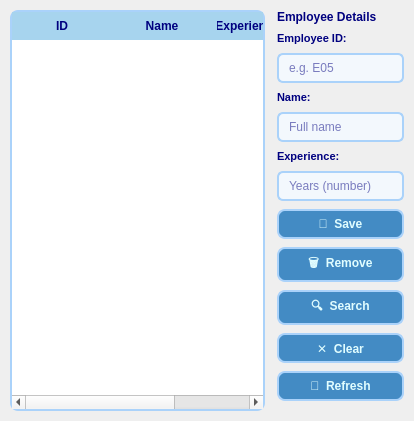
        <widget class="QWidget" name="tabEmployees">
         <attribute name="title">
          <string>💼  Employees</string>
         </attribute>
         <layout class="QHBoxLayout" name="empTabLayout" stretch="2,1">
          <property name="spacing">
           <number>12</number>
          </property>
          <property name="leftMargin">
           <number>10</number>
          </property>
          <property name="topMargin">
           <number>10</number>
          </property>
          <property name="rightMargin">
           <number>10</number>
          </property>
          <property name="bottomMargin">
           <number>10</number>
          </property>
          <item>
           <widget class="QTableWidget" name="tableEmployees">
            <property name="styleSheet">
             <string notr="true">QTableWidget { background-color: white; border: 2px solid rgb(170, 210, 250); border-radius: 8px; gridline-color: rgb(215, 233, 255); } QHeaderView::section { background-color: rgb(167, 212, 238); color: rgb(0, 0, 127); font-weight: bold; padding: 5px; border: none; }</string>
            </property>
            <property name="editTriggers">
             <set>QAbstractItemView::NoEditTriggers</set>
            </property>
            <property name="selectionBehavior">
             <enum>QAbstractItemView::SelectRows</enum>
            </property>
            <attribute name="verticalHeaderVisible">
             <bool>false</bool>
            </attribute>
            <column>
             <property name="text">
              <string>ID</string>
             </property>
            </column>
            <column>
             <property name="text">
              <string>Name</string>
             </property>
            </column>
            <column>
             <property name="text">
              <string>Experience (yrs)</string>
             </property>
            </column>
           </widget>
          </item>
          <item>
           <layout class="QVBoxLayout" name="empFormLayout">
            <property name="spacing">
             <number>8</number>
            </property>
            <property name="leftMargin">
             <number>0</number>
            </property>
            <property name="topMargin">
             <number>0</number>
            </property>
            <property name="rightMargin">
             <number>0</number>
            </property>
            <property name="bottomMargin">
             <number>0</number>
            </property>
            <item>
             <widget class="QLabel" name="lblEmpTitle">
              <property name="styleSheet">
               <string notr="true">color: rgb(0,0,127); font-size: 12px; font-weight: bold;</string>
              </property>
              <property name="text">
               <string>Employee Details</string>
              </property>
             </widget>
            </item>
            <item>
             <widget class="QLabel" name="lblEmpID">
              <property name="styleSheet">
               <string notr="true">color: rgb(0,0,127); font-size: 11px; font-weight: bold;</string>
              </property>
              <property name="text">
               <string>Employee ID:</string>
              </property>
             </widget>
            </item>
            <item>
             <widget class="QLineEdit" name="inputEmpID">
              <property name="minimumSize">
               <size>
                <width>0</width>
                <height>30</height>
               </size>
              </property>
              <property name="maximumSize">
               <size>
                <width>16777215</width>
                <height>30</height>
               </size>
              </property>
              <property name="styleSheet">
               <string notr="true">QLineEdit { border: 2px solid rgb(170, 210, 250); border-radius: 6px; padding: 3px 8px; background-color: rgb(243, 248, 253); color: rgb(0, 0, 127); font-size: 12px; } QLineEdit:focus { border: 2px solid rgb(67, 139, 196); }</string>
              </property>
              <property name="placeholderText">
               <string>e.g. E05</string>
              </property>
             </widget>
            </item>
            <item>
             <widget class="QLabel" name="lblEmpName">
              <property name="styleSheet">
               <string notr="true">color: rgb(0,0,127); font-size: 11px; font-weight: bold;</string>
              </property>
              <property name="text">
               <string>Name:</string>
              </property>
             </widget>
            </item>
            <item>
             <widget class="QLineEdit" name="inputEmpName">
              <property name="minimumSize">
               <size>
                <width>0</width>
                <height>30</height>
               </size>
              </property>
              <property name="maximumSize">
               <size>
                <width>16777215</width>
                <height>30</height>
               </size>
              </property>
              <property name="styleSheet">
               <string notr="true">QLineEdit { border: 2px solid rgb(170, 210, 250); border-radius: 6px; padding: 3px 8px; background-color: rgb(243, 248, 253); color: rgb(0, 0, 127); font-size: 12px; } QLineEdit:focus { border: 2px solid rgb(67, 139, 196); }</string>
              </property>
              <property name="placeholderText">
               <string>Full name</string>
              </property>
             </widget>
            </item>
            <item>
             <widget class="QLabel" name="lblEmpExp">
              <property name="styleSheet">
               <string notr="true">color: rgb(0,0,127); font-size: 11px; font-weight: bold;</string>
              </property>
              <property name="text">
               <string>Experience:</string>
              </property>
             </widget>
            </item>
            <item>
             <widget class="QLineEdit" name="inputEmpExp">
              <property name="minimumSize">
               <size>
                <width>0</width>
                <height>30</height>
               </size>
              </property>
              <property name="maximumSize">
               <size>
                <width>16777215</width>
                <height>30</height>
               </size>
              </property>
              <property name="styleSheet">
               <string notr="true">QLineEdit { border: 2px solid rgb(170, 210, 250); border-radius: 6px; padding: 3px 8px; background-color: rgb(243, 248, 253); color: rgb(0, 0, 127); font-size: 12px; } QLineEdit:focus { border: 2px solid rgb(67, 139, 196); }</string>
              </property>
              <property name="placeholderText">
               <string>Years (number)</string>
              </property>
             </widget>
            </item>
            <item>
             <widget class="QPushButton" name="btnEmpSave">
              <property name="minimumSize">
               <size>
                <width>0</width>
                <height>30</height>
               </size>
              </property>
              <property name="styleSheet">
               <string notr="true">QPushButton { background-color: rgb(67, 139, 196); color: rgb(224, 253, 255); border: 2px solid rgb(170, 210, 250); border-radius: 8px; font-size: 12px; font-weight: bold; padding: 5px 12px; } QPushButton:hover { background-color: #4E86B5; } QPushButton:pressed { background-color: #3a6f99; }</string>
              </property>
              <property name="text">
               <string>💾  Save</string>
              </property>
             </widget>
            </item>
            <item>
             <widget class="QPushButton" name="btnEmpRemove">
              <property name="minimumSize">
               <size>
                <width>0</width>
                <height>30</height>
               </size>
              </property>
              <property name="styleSheet">
               <string notr="true">QPushButton { background-color: rgb(67, 139, 196); color: rgb(224, 253, 255); border: 2px solid rgb(170, 210, 250); border-radius: 8px; font-size: 12px; font-weight: bold; padding: 5px 12px; } QPushButton:hover { background-color: #4E86B5; } QPushButton:pressed { background-color: #3a6f99; }</string>
              </property>
              <property name="text">
               <string>🗑  Remove</string>
              </property>
             </widget>
            </item>
            <item>
             <widget class="QPushButton" name="btnEmpSearch">
              <property name="minimumSize">
               <size>
                <width>0</width>
                <height>30</height>
               </size>
              </property>
              <property name="styleSheet">
               <string notr="true">QPushButton { background-color: rgb(67, 139, 196); color: rgb(224, 253, 255); border: 2px solid rgb(170, 210, 250); border-radius: 8px; font-size: 12px; font-weight: bold; padding: 5px 12px; } QPushButton:hover { background-color: #4E86B5; } QPushButton:pressed { background-color: #3a6f99; }</string>
              </property>
              <property name="text">
               <string>🔍  Search</string>
              </property>
             </widget>
            </item>
            <item>
             <widget class="QPushButton" name="btnEmpClear">
              <property name="minimumSize">
               <size>
                <width>0</width>
                <height>30</height>
               </size>
              </property>
              <property name="styleSheet">
               <string notr="true">QPushButton { background-color: rgb(67, 139, 196); color: rgb(224, 253, 255); border: 2px solid rgb(170, 210, 250); border-radius: 8px; font-size: 12px; font-weight: bold; padding: 5px 12px; } QPushButton:hover { background-color: #4E86B5; } QPushButton:pressed { background-color: #3a6f99; }</string>
              </property>
              <property name="text">
               <string>✕  Clear</string>
              </property>
             </widget>
            </item>
            <item>
             <widget class="QPushButton" name="btnEmpRefresh">
              <property name="minimumSize">
               <size>
                <width>0</width>
                <height>30</height>
               </size>
              </property>
              <property name="styleSheet">
               <string notr="true">QPushButton { background-color: rgb(67, 139, 196); color: rgb(224, 253, 255); border: 2px solid rgb(170, 210, 250); border-radius: 8px; font-size: 12px; font-weight: bold; padding: 5px 12px; } QPushButton:hover { background-color: #4E86B5; } QPushButton:pressed { background-color: #3a6f99; }</string>
              </property>
              <property name="text">
               <string>🔄  Refresh</string>
              </property>
             </widget>
            </item>
            <item>
             <spacer name="empFormSpacer">
              <property name="orientation">
               <enum>Qt::Vertical</enum>
              </property>
              <property name="sizeHint" stdset="0">
               <size>
                <width>20</width>
                <height>10</height>
               </size>
              </property>
             </spacer>
            </item>
           </layout>
          </item>
         </layout>
        </widget>
